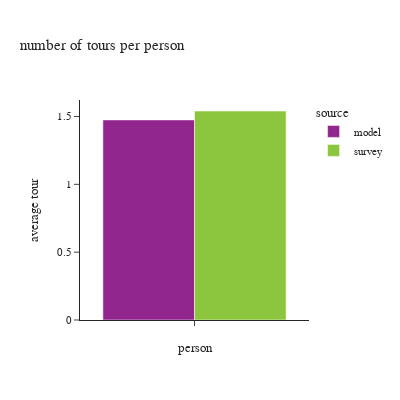

Here is the notebook cell this chart was saved with:
### Code cell
df_plot = df_tour.groupby(['source'])['toexpfac'].sum().reset_index().\
    merge(df_person.groupby(['source'])['psexpfac'].sum().reset_index(), how='left', on=['source'])
df_plot['average tour'] = df_plot['toexpfac']/df_plot['psexpfac']
df_plot['person'] = ''

fig = px.bar(df_plot, x="person", y="average tour", color="source",
             barmode="group",title="number of tours per person")
fig.update_layout(height=400, width=400, font=dict(size=11),
                  xaxis = dict(dtick = 1, categoryorder='category ascending'),
                  yaxis=dict(tickformat=".3"))
fig.show()

### Figure 1 — Plotly figure (JSON) as saved in the notebook; plotly's stock layout.template omitted (floating-point values rounded to 4 significant figures)
{"data": [{"alignmentgroup": "True", "hovertemplate": "source=model<br>person=%{x}<br>average tour=%{y}<extra></extra>", "legendgroup": "model", "marker": {"color": "#91268F", "pattern": {"shape": ""}}, "name": "model", "offsetgroup": "model", "orientation": "v", "showlegend": true, "textposition": "auto", "type": "bar", "x": [""], "xaxis": "x", "y": [1.475], "yaxis": "y"}, {"alignmentgroup": "True", "hovertemplate": "source=survey<br>person=%{x}<br>average tour=%{y}<extra></extra>", "legendgroup": "survey", "marker": {"color": "#8CC63E", "pattern": {"shape": ""}}, "name": "survey", "offsetgroup": "survey", "orientation": "v", "showlegend": true, "textposition": "auto", "type": "bar", "x": [""], "xaxis": "x", "y": [1.541], "yaxis": "y"}], "layout": {"barmode": "group", "font": {"size": 11}, "height": 400, "legend": {"title": {"text": "source"}, "tracegroupgap": 0}, "title": {"text": "number of tours per person"}, "width": 400, "xaxis": {"anchor": "y", "categoryorder": "category ascending", "domain": [0.0, 1.0], "dtick": 1, "title": {"text": "person"}}, "yaxis": {"anchor": "x", "domain": [0.0, 1.0], "tickformat": ".3", "title": {"text": "average tour"}}}}
